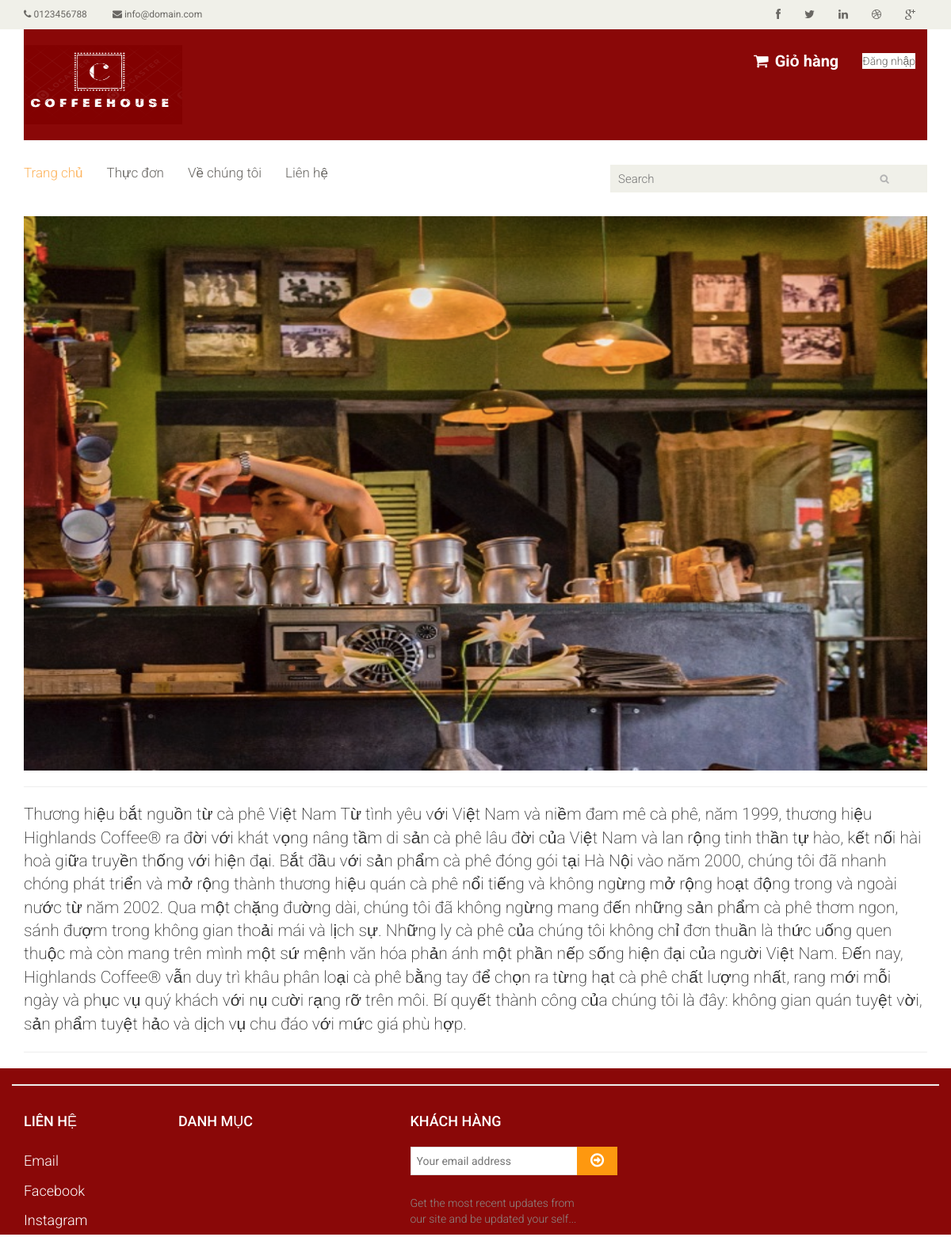
Page /about/1 on the committed database.
### home/models.py (models this page shows)
class BaiViet(models.Model):
    baiviet_id = models.IntegerField(auto_created=True, primary_key=True)
    tieude = models.CharField(max_length=300)
    noidung = models.TextField()
    ngay_dang = models.DateTimeField(default=timezone.now)
    anhbia = models.CharField(max_length=300)

### home/views.py (the view)
# urls.py: path('about/<int:pk>', noidung_baiviet, name='noidung_baiviet'),
def noidung_baiviet(request, pk):
    baiviet = BaiViet.objects.get(pk=pk)
    context = {
        'baiviet': baiviet,
        'baiviet_id':pk
        }
    return render(request, 'post.html', context)

### home/templates/post.html
{% extends 'base.html' %}
{% load static %}
{% block content %}
<div class="container">
<img class="img-fluid rounded" src="{% static 'images/blog/' %}{{baiviet.anhbia}}" alt="" style="height: 700px;width: 1140px">
    <hr>
    <p class="lead" style="font-color:black">{{baiviet.noidung}}</p>
    <hr>
</div>
{% endblock %}

### home/static/css/main.css (style rules this page uses)
body { font-family: 'Roboto', sans-serif; background:; position: relative; font-weight:400px; }

### rows in the picture
BaiViet: anhbia (picture), noidung "Thương hiệu bắt nguồn từ cà phê Việt Nam Từ tình yêu với Việt Nam và niềm đam mê cà phê, năm 1999, thương hiệu Highlands Coffee® ra đời với khát vọng nâng tầm di sản cà phê lâu đời của Việt Nam và lan rộng tinh thần tự hào, kết nối hài hoà giữa truyền thống với hiện đại. Bắt đầu với sản phẩm cà phê đóng gói tại Hà Nội vào năm 2000, chúng tôi đã nhanh chóng phát triển và mở rộng thành thương hiệu quán cà phê nổi tiếng và không ngừng mở rộng hoạt động trong và ngoài nước từ năm 2002. Qua một chặng đường dài, chúng tôi đã không ngừng mang đến những sản phẩm cà phê thơm ngon, sánh đượm trong không gian thoải mái và lịch sự. Những ly cà phê của chúng tôi không chỉ đơn thuần là thức uống quen…"
